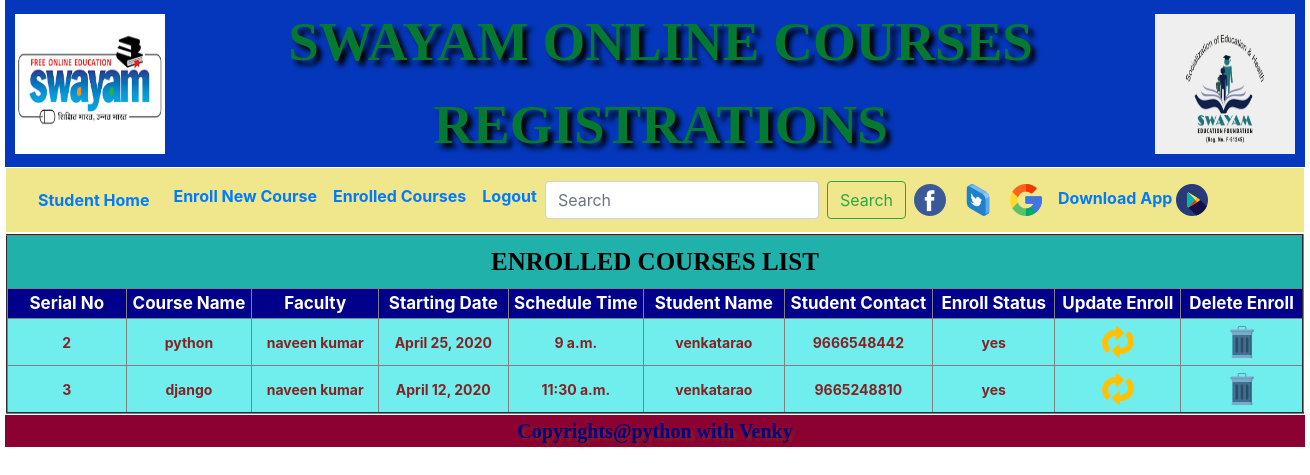
Page /course_enroll_list/ on the committed database.
### Application/models.py (models this page shows)
class EnroleCoueses(models.Model):
    Register_No = models.AutoField(primary_key = True)
    Course_Name = models.CharField(max_length=50)
    Faculty_Name = models.CharField(max_length=50)
    date = models.DateField(default=datetime.date(2020,1,1))
    timing = models.TimeField(default=datetime.time(00,00))
    Student_Name = models.CharField(max_length=50)
    Student_Contact = models.IntegerField(unique=True)
    Enroll_status = models.CharField(max_length=10)

### Application/views.py (the view)
# urls.py: path('course_enroll_list/',views.course_enroll_list.as_view(),name='course_enroll_list'),
class course_enroll_list(ListView):
    template_name = "enroled_list.html"
    model = EnroleCoueses

### templates/enroled_list.html (shortened to what this page needs)
{% extends 'common.html' %}
{% block menu %}
    {% include 'student_home_menu.html' %}
{% endblock %}
{% block main %}
    {% load static %}
    <table align="center"border="2">
    <tr>
        <th colspan="11" style="text-align: center;color:black;background-color: lightseagreen;
              padding: 7px;font-size: 25px;font-family: 'Adobe Garamond Pro'">
            ENROLLED COURSES LIST
        </th>
    </tr>
    <tr>
        <th class="ecl"> Serial No</th>
        <th class="ecl"> Course Name</th>
        <th class="ecl"> Faculty</th>
        <th class="ecl">Starting Date</th>
        <th class="ecl"> Schedule Time</th>
        <th class="ecl"> Student Name</th>
        <th class="ecl"> Student Contact</th>
        <th class="ecl"> Enroll Status</th>
        <th class="ecl">Update Enroll</th>
        <th class="ecl"> Delete Enroll</th>
    </tr>
    {% for z in object_list %}
        <tr>
            <th class="ecld">{{ z.Register_No }}</th>
            <th class="ecld">{{ z.Course_Name }}</th>
            <th class="ecld">{{ z.Faculty_Name }}</th>
            <th class="ecld">{{ z.date }}</th>
            <th class="ecld">{{ z.timing }}</th>
            <th class="ecld">{{ z.Student_Name }}</th>
            <th class="ecld">{{ z.Student_Contact }}</th>
            <th class="ecld">{{ z.Enroll_status }}</th>
            <th class="ecld">
                <a href="{% url 'update_enrole' z.Register_No %}">
                <img src="{% static 'images/loop.png' %}">
                </a>
            </th>
            <th class="ecld">
                 <a href="{% url 'delete_enrole' z.Register_No %}">
                <img src="{% static 'images/traess.png' %}">
                 </a>
            </th>
        </tr>
    {% endfor %}
    </table>
{% endblock %}

### templates/enroled_list.html (style rules this page uses)
.ecl { text-align: center;width: 200px;color:white;background-color: darkblue;padding: 2px;font-size: 17px; }
.ecld { text-align: center;color: #842323;background: #70eeee;padding: 7px;font-size: 14px; }

### rows in the picture
EnroleCoueses: Register_No "2", Course_Name "python", Faculty_Name "naveen kumar", date "April 25, 2020", timing "9 a.m.", Student_Name "venkatarao", Student_Contact "9666548442", Enroll_status "yes"
EnroleCoueses: Register_No "3", Course_Name "django", Faculty_Name "naveen kumar", date "April 12, 2020", timing "11:30 a.m.", Student_Name "venkatarao", Student_Contact "9665248810", Enroll_status "yes"
